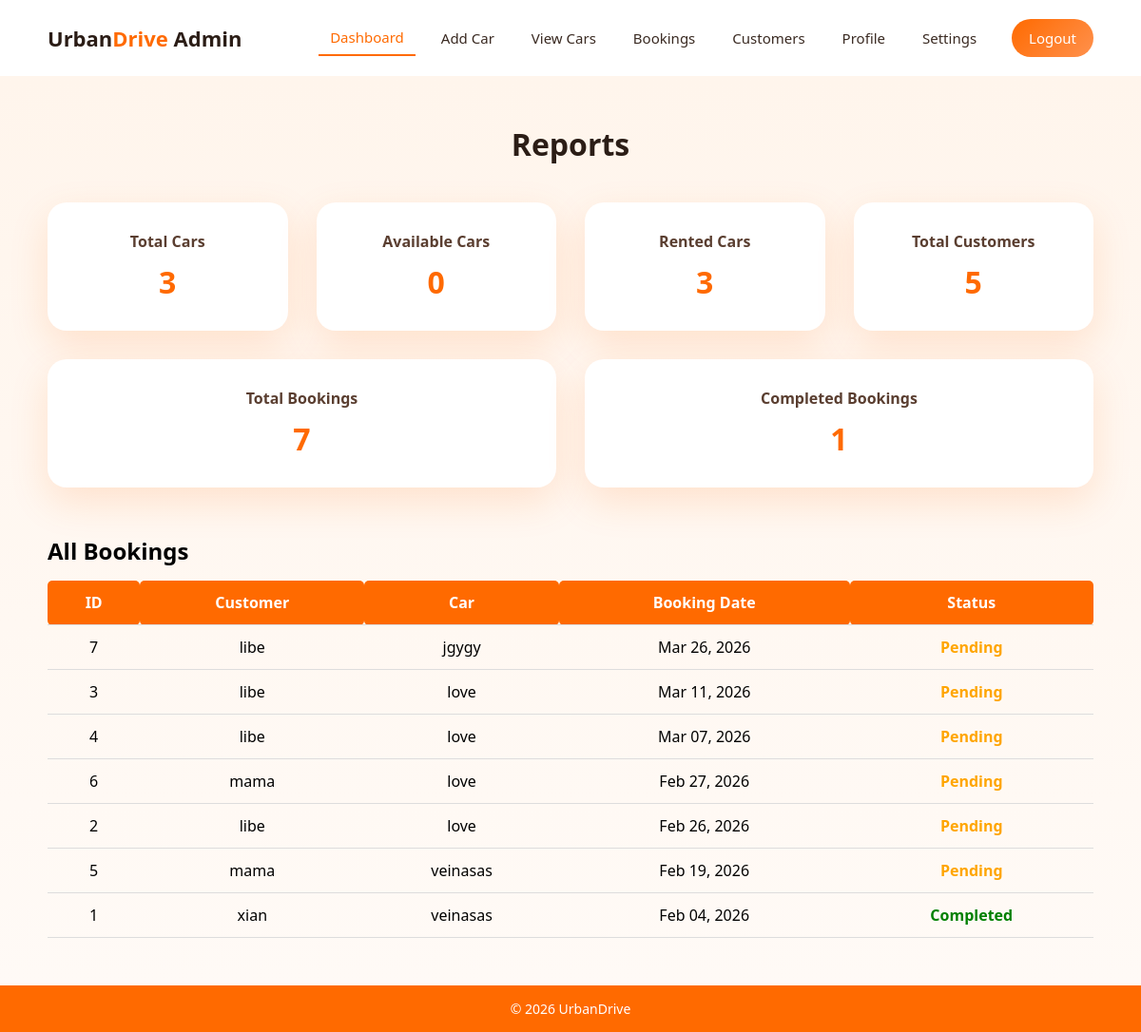
The app's page /reports.php (signed in) with its own data.
### tables this page shows
CREATE TABLE `bookings` (
  `booking_id` int(10) UNSIGNED NOT NULL,
  `id` int(10) UNSIGNED NOT NULL,
  `car_id` int(10) UNSIGNED NOT NULL,
  `booking_date` date NOT NULL,
  `return_date` date NOT NULL,
  `status` enum('Pending','Approved','Cancelled','Completed') NOT NULL DEFAULT 'Pending',
  `total_price` decimal(10,2) NOT NULL,
  `payment_status` enum('pending','paid','failed','refunded') DEFAULT 'pending',
  `payment_method` varchar(50) DEFAULT NULL,
  `transaction_id` varchar(100) DEFAULT NULL,
  `payment_date` timestamp NULL DEFAULT NULL
);

CREATE TABLE `users` (
  `id` int(10) UNSIGNED NOT NULL,
  `name` varchar(100) DEFAULT NULL,
  `email` varchar(100) DEFAULT NULL,
  `phone` varchar(20) DEFAULT NULL,
  `password` varchar(255) DEFAULT NULL,
  `role` enum('admin','customer') DEFAULT 'customer',
  `created_at` timestamp(6) NOT NULL DEFAULT current_timestamp(6),
  `address` varchar(100) NOT NULL,
  `profile_pic` varchar(100) NOT NULL
);

CREATE TABLE `cars` (
  `car_id` int(11) UNSIGNED NOT NULL,
  `car_name` varchar(255) NOT NULL,
  `brand` varchar(100) NOT NULL,
  `price_per_day` decimal(10,2) NOT NULL,
  `status` enum('Available','Rented','Maintenance') NOT NULL DEFAULT 'Available',
  `created_at` timestamp NOT NULL DEFAULT current_timestamp(),
  `car_image` varchar(255) DEFAULT NULL,
  `availability` enum('available','rented','maintenance') DEFAULT 'available',
  `model` varchar(100) NOT NULL
);

### reports.php (the view, shortened to what this page needs)
<?php
include 'db.php';
$total_cars = mysqli_fetch_assoc(mysqli_query($conn, "SELECT COUNT(*) as total FROM cars"))['total'];
$available_cars = mysqli_fetch_assoc(mysqli_query($conn, "SELECT COUNT(*) as total FROM cars WHERE status='Available'"))['total'];
$rented_cars = mysqli_fetch_assoc(mysqli_query($conn, "SELECT COUNT(*) as total FROM cars WHERE status='Rented'"))['total'];
$total_customers = mysqli_fetch_assoc(mysqli_query($conn, "SELECT COUNT(*) as total FROM users WHERE role='customer'"))['total'];
$total_bookings = mysqli_fetch_assoc(mysqli_query($conn, "SELECT COUNT(*) as total FROM bookings"))['total'];
$completed_bookings = mysqli_fetch_assoc(mysqli_query($conn, "SELECT COUNT(*) as total FROM bookings WHERE status='Completed'"))['total'];
$bookings = mysqli_query($conn, "
    SELECT b.booking_id, b.booking_date, b.status,
           u.name AS customer_name, c.car_name
    FROM bookings b
    JOIN users u ON b.id = u.id
    JOIN cars c ON b.car_id = c.car_id
    ORDER BY b.booking_date DESC
");
?>
<!DOCTYPE html>
<html lang="en">
<head>
<link rel="stylesheet" href="adashboard.css">
<link rel="stylesheet" href="css/reports.css">
</head>
<body>
<header class="admin-header">
    <div class="logo">Urban<span>Drive</span> Admin</div>
    <nav>
        <a href="reports.php" class="active">Dashboard</a>
        <a href="addcar.php">Add Car</a>
        <a href="viewcar.php">View Cars</a>
        <a href="bookings.php">Bookings</a>
        <a href="customers.php">Customers</a>
        <a href="profile_admin.php">Profile</a>
        <a href="settings.php">Settings</a>
        <a href="logout.php" class="logout-btn">Logout</a>
    </nav>
</header>
<main class="page-content">
    <h1>Reports</h1>
    <div class="stats">
        <div class="stat-card">
            <h3>Total Cars</h3>
            <p><?= $total_cars ?></p>
        </div>
        <div class="stat-card">
            <h3>Available Cars</h3>
            <p><?= $available_cars ?></p>
        </div>
        <div class="stat-card">
            <h3>Rented Cars</h3>
            <p><?= $rented_cars ?></p>
        </div>
        <div class="stat-card">
            <h3>Total Customers</h3>
            <p><?= $total_customers ?></p>
        </div>
        <div class="stat-card">
            <h3>Total Bookings</h3>
            <p><?= $total_bookings ?></p>
        </div>
        <div class="stat-card">
            <h3>Completed Bookings</h3>
            <p><?= $completed_bookings ?></p>
        </div>
    </div>
    <div class="card" style="margin-top: 50px;">
        <h2>All Bookings</h2>
        <table>
            <thead>
                <tr>
                    <th>ID</th>
                    <th>Customer</th>
                    <th>Car</th>
                    <th>Booking Date</th>
                    <th>Status</th>
                </tr>
            </thead>
            <tbody>
                <?php while($booking = mysqli_fetch_assoc($bookings)) { ?>
                <tr>
                    <td><?= $booking['booking_id'] ?></td>
                    <td><?= $booking['customer_name'] ?></td>
                    <td><?= $booking['car_name'] ?></td>
                    <td><?= date("M d, Y", strtotime($booking['booking_date'])) ?></td>
                    <td>
                        <?php
                        $status = $booking['status'];
                        if ($status=="Pending") echo "<span style='color:orange;font-weight:bold;'>Pending</span>";
                        elseif ($status=="Approved") echo "<span style='color:blue;font-weight:bold;'>Approved</span>";
                        elseif ($status=="Completed") echo "<span style='color:green;font-weight:bold;'>Completed</span>";
                        elseif ($status=="Cancelled") echo "<span style='color:red;font-weight:bold;'>Cancelled</span>";
                        ?>
                    </td>
                </tr>
                <?php } ?>
            </tbody>
        </table>
    </div>
</main>
<footer class="admin-footer">
    © 2026 UrbanDrive
</footer>
</body>
</html>

### adashboard.css (style rules this page uses)
* { margin: 0; padding: 0; box-sizing: border-box; font-family: "Segoe UI", sans-serif; }
html, body { height: 100%; }
body { display: flex; flex-direction: column; background: #fffaf6; }
.admin-header { display: flex; justify-content: space-between; align-items: center; padding: 20px 50px; background: #ffffff; box-shadow: 0 10px 30px rgba(0,0,0,0.05); flex-wrap: wrap; }
.logo { font-size: 22px; font-weight: 700; color: #2b1d16; }
.logo span { color: #ff6a00; }
nav { display: flex; gap: 15px; align-items: center; flex-wrap: wrap; justify-content: center; }
nav a { text-decoration: none; font-weight: 500; color: #3a2a22; padding: 8px 12px; transition: 0.3s; font-size: 15px; }
nav a.active { color: #ff6a00; border-bottom: 2px solid #ff6a00; }
.logout-btn { background: linear-gradient(135deg, #ff6a00, #ff914d); color: #fff !important; padding: 10px 18px; border-radius: 25px; margin-left: 10px; }
.page-content { flex: 1; padding: 50px; background: linear-gradient(to bottom, #fff5ec, #fffaf6); }
.page-content h1 { text-align: center; margin-bottom: 40px; font-size: 32px; color: #2b1d16; }
.stats { display: flex; justify-content: center; gap: 30px; flex-wrap: wrap; }
.stat-card { background: #ffffff; min-width: 200px; padding: 30px 20px; border-radius: 20px; text-align: center; box-shadow: 0 15px 40px rgba(255, 106, 0, 0.15); flex: 1; }
.stat-card h3 { font-size: 16px; margin-bottom: 10px; color: #5a3e30; }
.stat-card p { font-size: 32px; font-weight: 700; color: #ff6a00; }
.admin-footer { background: #ff6a00; color: #fff; text-align: center; padding: 15px 0; font-size: 14px; }

### css/reports.css (style rules this page uses)
table { width: 100%; border-collapse: collapse; margin-top: 15px; }
table th, table td { padding: 12px; text-align: center; border-bottom: 1px solid #ddd; }
table th { background: #ff6a00; color: #fff; border-radius: 5px; }

### records on screen
bookings: booking_id "7", id.name "libe", car.car_name "jgygy", booking_date "Mar 26, 2026", status "Pending"
bookings: booking_id "3", id.name "libe", car.car_name "love", booking_date "Mar 11, 2026", status "Pending"
bookings: booking_id "4", id.name "libe", car.car_name "love", booking_date "Mar 07, 2026", status "Pending"
bookings: booking_id "6", id.name "mama", car.car_name "love", booking_date "Feb 27, 2026", status "Pending"
bookings: booking_id "2", id.name "libe", car.car_name "love", booking_date "Feb 26, 2026", status "Pending"
bookings: booking_id "5", id.name "mama", car.car_name "veinasas", booking_date "Feb 19, 2026", status "Pending"
bookings: booking_id "1", id.name "xian", car.car_name "veinasas", booking_date "Feb 04, 2026", status "Completed"

### other values on screen
$total_cars "3"
$available_cars "0"
$rented_cars "3"
$total_customers "5"
$total_bookings "7"
$completed_bookings "1"
